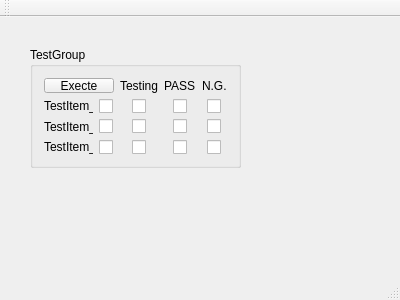
<?xml version="1.0" encoding="UTF-8"?>
<ui version="4.0">
 <class>MainWindow</class>
 <widget class="QMainWindow" name="MainWindow">
  <property name="geometry">
   <rect>
    <x>0</x>
    <y>0</y>
    <width>400</width>
    <height>300</height>
   </rect>
  </property>
  <property name="windowTitle">
   <string>MainWindow</string>
  </property>
  <widget class="QWidget" name="centralWidget">
   <widget class="QGroupBox" name="groupBox">
    <property name="geometry">
     <rect>
      <x>30</x>
      <y>30</y>
      <width>211</width>
      <height>121</height>
     </rect>
    </property>
    <property name="sizePolicy">
     <sizepolicy hsizetype="Maximum" vsizetype="Preferred">
      <horstretch>0</horstretch>
      <verstretch>0</verstretch>
     </sizepolicy>
    </property>
    <property name="title">
     <string>TestGroup</string>
    </property>
    <layout class="QGridLayout" name="gridLayout">
     <item row="2" column="1" alignment="Qt::AlignHCenter">
      <widget class="QCheckBox" name="cb_assit_2">
       <property name="text">
        <string/>
       </property>
      </widget>
     </item>
     <item row="2" column="0">
      <widget class="QLabel" name="label_5">
       <property name="text">
        <string>TestItem_2</string>
       </property>
      </widget>
     </item>
     <item row="3" column="1" alignment="Qt::AlignHCenter">
      <widget class="QCheckBox" name="cb_assit_3">
       <property name="text">
        <string/>
       </property>
      </widget>
     </item>
     <item row="3" column="0">
      <widget class="QLabel" name="label_6">
       <property name="text">
        <string>TestItem_3</string>
       </property>
      </widget>
     </item>
     <item row="1" column="2" alignment="Qt::AlignHCenter">
      <widget class="QCheckBox" name="cb_testing">
       <property name="text">
        <string/>
       </property>
      </widget>
     </item>
     <item row="0" column="2" alignment="Qt::AlignHCenter">
      <widget class="QLabel" name="label">
       <property name="sizePolicy">
        <sizepolicy hsizetype="Minimum" vsizetype="Preferred">
         <horstretch>0</horstretch>
         <verstretch>0</verstretch>
        </sizepolicy>
       </property>
       <property name="text">
        <string>Testing</string>
       </property>
      </widget>
     </item>
     <item row="1" column="3" alignment="Qt::AlignHCenter">
      <widget class="QCheckBox" name="cb_result_ok">
       <property name="text">
        <string/>
       </property>
      </widget>
     </item>
     <item row="1" column="4" alignment="Qt::AlignHCenter">
      <widget class="QCheckBox" name="cb_result_ng">
       <property name="text">
        <string/>
       </property>
      </widget>
     </item>
     <item row="0" column="3" alignment="Qt::AlignHCenter">
      <widget class="QLabel" name="label_2">
       <property name="sizePolicy">
        <sizepolicy hsizetype="Minimum" vsizetype="Preferred">
         <horstretch>0</horstretch>
         <verstretch>0</verstretch>
        </sizepolicy>
       </property>
       <property name="text">
        <string>PASS</string>
       </property>
      </widget>
     </item>
     <item row="0" column="4" alignment="Qt::AlignHCenter">
      <widget class="QLabel" name="label_3">
       <property name="sizePolicy">
        <sizepolicy hsizetype="Minimum" vsizetype="Preferred">
         <horstretch>0</horstretch>
         <verstretch>0</verstretch>
        </sizepolicy>
       </property>
       <property name="text">
        <string>N.G.</string>
       </property>
      </widget>
     </item>
     <item row="1" column="0">
      <widget class="QLabel" name="label_4">
       <property name="text">
        <string>TestItem_1</string>
       </property>
      </widget>
     </item>
     <item row="0" column="0" colspan="2">
      <widget class="QPushButton" name="pb_exe_group">
       <property name="text">
        <string>Execte</string>
       </property>
      </widget>
     </item>
     <item row="1" column="1" alignment="Qt::AlignHCenter">
      <widget class="QCheckBox" name="cb_assit">
       <property name="text">
        <string/>
       </property>
      </widget>
     </item>
     <item row="2" column="2" alignment="Qt::AlignHCenter">
      <widget class="QCheckBox" name="cb_testing_2">
       <property name="text">
        <string/>
       </property>
      </widget>
     </item>
     <item row="3" column="2" alignment="Qt::AlignHCenter">
      <widget class="QCheckBox" name="cb_testing_3">
       <property name="text">
        <string/>
       </property>
      </widget>
     </item>
     <item row="2" column="3" alignment="Qt::AlignHCenter">
      <widget class="QCheckBox" name="cb_result_ok_2">
       <property name="text">
        <string/>
       </property>
      </widget>
     </item>
     <item row="3" column="3" alignment="Qt::AlignHCenter">
      <widget class="QCheckBox" name="cb_result_ok_3">
       <property name="text">
        <string/>
       </property>
      </widget>
     </item>
     <item row="2" column="4" alignment="Qt::AlignHCenter">
      <widget class="QCheckBox" name="cb_result_ng_2">
       <property name="text">
        <string/>
       </property>
      </widget>
     </item>
     <item row="3" column="4" alignment="Qt::AlignHCenter">
      <widget class="QCheckBox" name="cb_result_ng_3">
       <property name="text">
        <string/>
       </property>
      </widget>
     </item>
    </layout>
   </widget>
  </widget>
  <widget class="QMenuBar" name="menuBar">
   <property name="geometry">
    <rect>
     <x>0</x>
     <y>0</y>
     <width>400</width>
     <height>22</height>
    </rect>
   </property>
  </widget>
  <widget class="QToolBar" name="mainToolBar">
   <attribute name="toolBarArea">
    <enum>TopToolBarArea</enum>
   </attribute>
   <attribute name="toolBarBreak">
    <bool>false</bool>
   </attribute>
  </widget>
  <widget class="QStatusBar" name="statusBar"/>
 </widget>
 <layoutdefault spacing="6" margin="11"/>
 <resources/>
 <connections/>
</ui>
